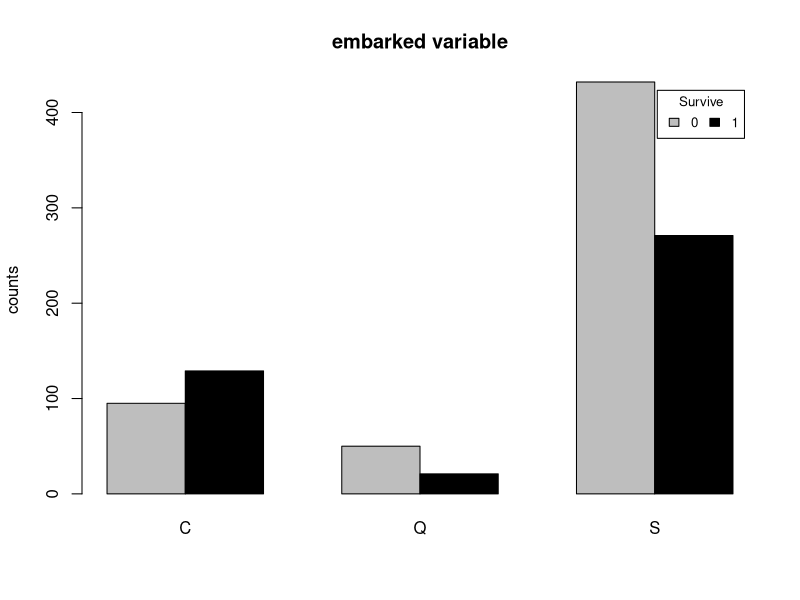
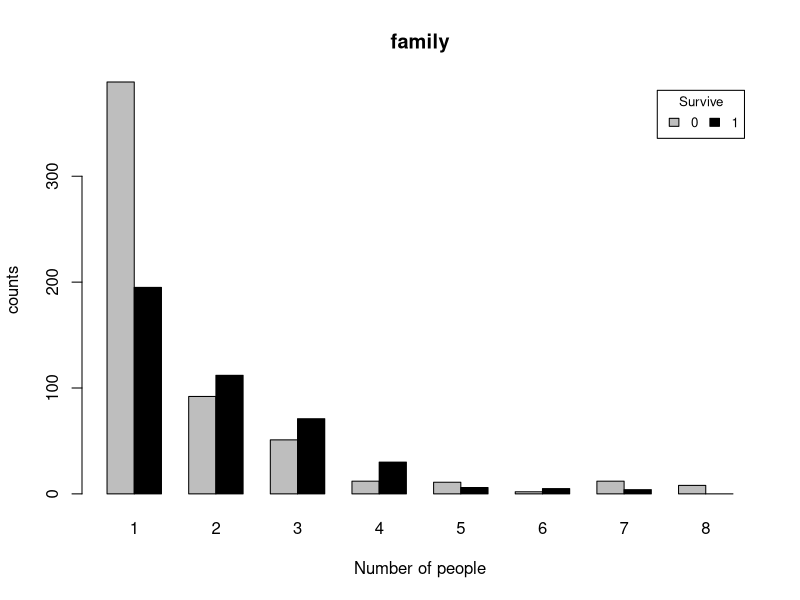

The R script that drew these images, in order:
library(magrittr)

# Read the titanicTrain data and store it in titanic

train <- read.csv("titanicTrain.csv")
train <- train[c(1:1000),]

# Train data 上面的NA
str(train)
sapply(train, function(x) {sum(is.na(x))})


## embarked ##
train$embarked <- train$embarked %>% as.factor
summary(train$embarked[train$survived==0])
summary(train$embarked[train$survived==1])
embark <- cbind(summary(train$embarked[train$survived==0]),summary(train$embarked[train$survived==1]))
embark <- embark[-1,] %>% t
rownames(embark) <- c("0","1")

barplot(embark,col=c("gray","black"),main="embarked variable",beside=TRUE,ylab="counts")
legend("topright", inset=.02,title="Survive",
       c("0","1"), fill=c("gray","black"), horiz=TRUE, cex=0.8)

## family = sibsp + parch + 1  ##

family <- train$parch + train$sibsp + 1
train <- cbind(train,family)

ps0 <- train$family[train$survived==0] %>% as.factor %>% summary
ps1 <- train$family[train$survived==1] %>% as.factor %>% summary %>% c(.,0)
family <- rbind(ps0,ps1)
rm(ps0)
rm(ps1)

barplot(family,col=c("gray","black"),main="family",beside=TRUE,ylab="counts",xlab="Number of people")
legend("topright", inset=.02,title="Survive",
       c("0","1"), fill=c("gray","black"), horiz=TRUE, cex=0.8)

